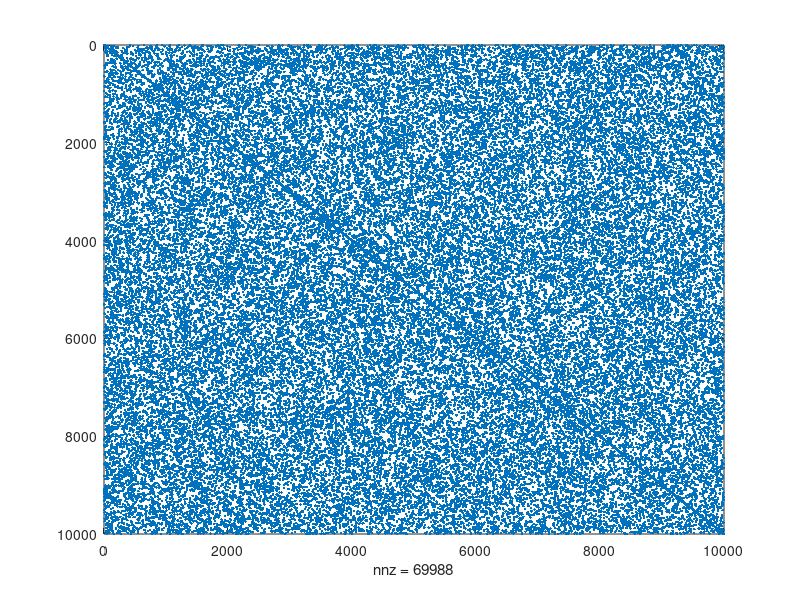

The MATLAB script that drew this image:
nvertices = 10000;
approx_edges = 3*nvertices;
density = approx_edges / (nvertices^2) ;

%% create random edges
E = sprand(nvertices, nvertices, density);
% Add self links
E = E + sparse(1:nvertices, 1:nvertices, ones(nvertices,1), ...
    nvertices, nvertices);

%% Make it symmetric (not strictly necessary)
E = E + E';

%% Normalize rows
E = sparse(1:nvertices , 1:nvertices, 1./sum(E,2), ...
    nvertices, nvertices) * E;

spy(E);

%% save random graph
prefix = 'random_graph';
[u,v,w] = find(E);
tbl = [u-1,v-1];
dlmwrite([prefix, '.tsv'], tbl, 'delimiter', '\t', 'precision', '%8d');



